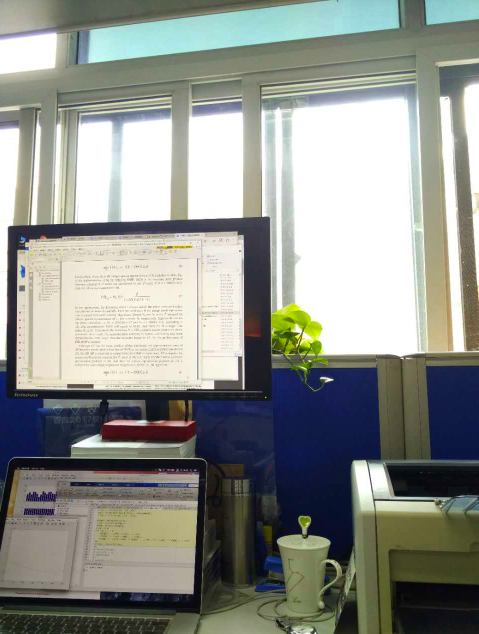
%> input picture alphaimg/light11.jpeg, 957 x 1267 px (shown at 1/2 size)
$ octave test_ImgFusion.m   (GNU Octave 9; MATLAB toolbox functions it lacks are replaced by stand-ins)
%> lines starting %> are read from the running program, lines starting %| are printed output that depends on the picture
%% Record
%
% Create 2017-10-06
%%
clc;
clear;
FigureIdx = 2017100601;
%%
currentPath = pwd;
testImgName1 = 'alphaimg/light11.jpeg';
testImgName2 = 'alphaimg/dark11.jpeg';
% testImgName1 = 'lapimg/apple.jpg';
% testImgName2 = 'lapimg/orange.jpg';
img1 = imread(fullfile(currentPath, testImgName1));
%> img1 is the input picture: size 1267x957x3 uint8; mean R, G, B 142.5, 145.8, 139.4
% img1 = imresize(img1, [320, 240]);
img2 = imread(fullfile(currentPath, testImgName2));
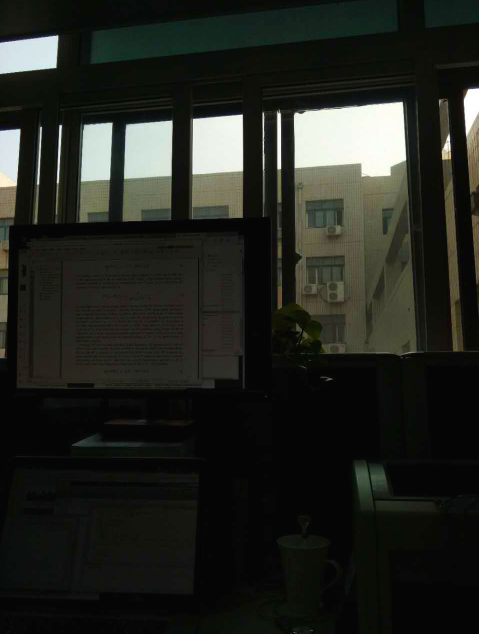
%> input picture alphaimg/dark11.jpeg, 957 x 1267 px (shown at 1/2 size)
%> img2 is the input picture: size 1267x957x3 uint8; mean R, G, B 35.1, 37.1, 31.7
% img2 = imresize(img2, [320, 240]);

fuImg1 = zeros(size(img1));
fuImg2 = zeros(size(img2));
fuImg = zeros(size(img2));
alpha = 0.4;
ChlNum = size(img1, 3);
%> ChlNum = 3
for cidx = 1 : ChlNum
    fuImg1(:, :, cidx) = img1(:, :, cidx);
    fuImg2(:, :, cidx) = img2(:, :, cidx);
    fuImg(:, :, cidx) = alpha .* fuImg1(:, :, cidx) + (1 - alpha) .* fuImg2(:, :, cidx);
end
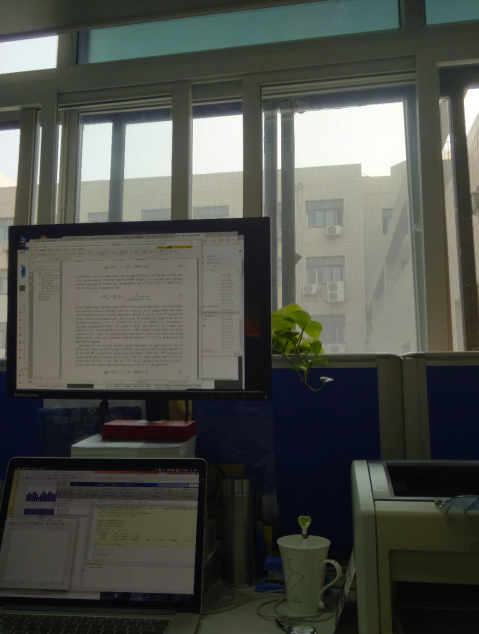
%> fuImg: size 1267x957x3 double (shown at 1/2 size); mean R, G, B 78.1, 80.6, 74.8
% fuImg = im2uint8(fuImg);
%%
figure(FigureIdx);
subplot(1, 3, 1);
imshow(img1);
%
subplot(1, 3, 2);
imshow(img2);
%
subplot(1, 3, 3);
imshow(uint8(fuImg));
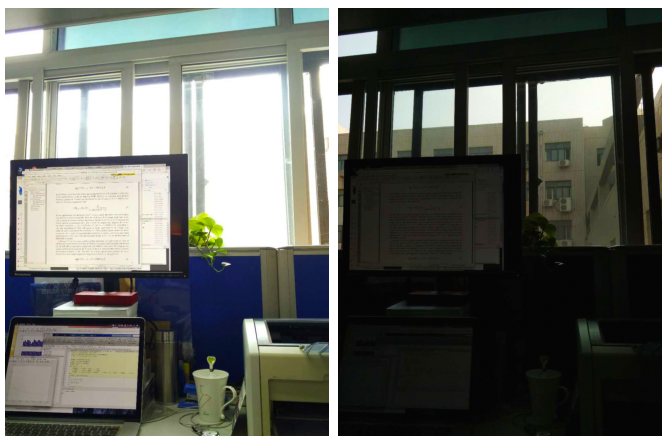
%> figure redrawn from the program's plot data, 3 panels
%% %% SIFT
% [17 lines of commented-out code are left out]
